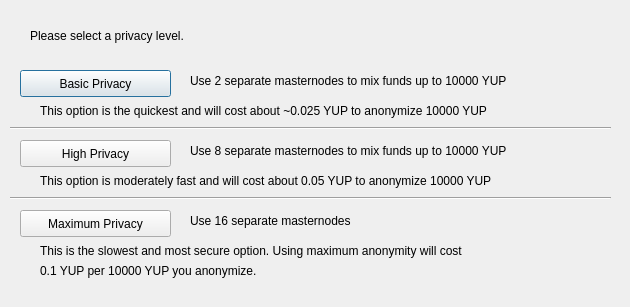
<?xml version="1.0" encoding="UTF-8"?>
<ui version="4.0">
 <class>MirageConfig</class>
 <widget class="QDialog" name="MirageConfig">
  <property name="geometry">
   <rect>
    <x>0</x>
    <y>0</y>
    <width>630</width>
    <height>307</height>
   </rect>
  </property>
  <property name="windowTitle">
   <string>Configure Mirage</string>
  </property>
  <widget class="QPushButton" name="buttonBasic">
   <property name="geometry">
    <rect>
     <x>20</x>
     <y>70</y>
     <width>151</width>
     <height>27</height>
    </rect>
   </property>
   <property name="text">
    <string>Basic Privacy</string>
   </property>
  </widget>
  <widget class="QPushButton" name="buttonHigh">
   <property name="geometry">
    <rect>
     <x>20</x>
     <y>140</y>
     <width>151</width>
     <height>27</height>
    </rect>
   </property>
   <property name="text">
    <string>High Privacy</string>
   </property>
  </widget>
  <widget class="QPushButton" name="buttonMax">
   <property name="geometry">
    <rect>
     <x>20</x>
     <y>210</y>
     <width>151</width>
     <height>27</height>
    </rect>
   </property>
   <property name="text">
    <string>Maximum Privacy</string>
   </property>
  </widget>
  <widget class="QLabel" name="label">
   <property name="geometry">
    <rect>
     <x>30</x>
     <y>20</y>
     <width>571</width>
     <height>31</height>
    </rect>
   </property>
   <property name="text">
    <string>Please select a privacy level.</string>
   </property>
  </widget>
  <widget class="QLabel" name="label_2">
   <property name="geometry">
    <rect>
     <x>190</x>
     <y>70</y>
     <width>421</width>
     <height>21</height>
    </rect>
   </property>
   <property name="text">
    <string>Use 2 separate masternodes to mix funds up to 10000 YUP</string>
   </property>
  </widget>
  <widget class="QLabel" name="label_3">
   <property name="geometry">
    <rect>
     <x>190</x>
     <y>140</y>
     <width>411</width>
     <height>21</height>
    </rect>
   </property>
   <property name="text">
    <string>Use 8 separate masternodes to mix funds up to 10000 YUP</string>
   </property>
  </widget>
  <widget class="QLabel" name="label_4">
   <property name="geometry">
    <rect>
     <x>190</x>
     <y>210</y>
     <width>421</width>
     <height>21</height>
    </rect>
   </property>
   <property name="text">
    <string>Use 16 separate masternodes</string>
   </property>
  </widget>
  <widget class="QLabel" name="label_6">
   <property name="geometry">
    <rect>
     <x>40</x>
     <y>100</y>
     <width>561</width>
     <height>21</height>
    </rect>
   </property>
   <property name="text">
    <string>This option is the quickest and will cost about ~0.025 YUP to anonymize 10000 YUP</string>
   </property>
  </widget>
  <widget class="QLabel" name="label_7">
   <property name="geometry">
    <rect>
     <x>40</x>
     <y>170</y>
     <width>561</width>
     <height>21</height>
    </rect>
   </property>
   <property name="text">
    <string>This option is moderately fast and will cost about 0.05 YUP to anonymize 10000 YUP</string>
   </property>
  </widget>
  <widget class="QLabel" name="label_8">
   <property name="geometry">
    <rect>
     <x>40</x>
     <y>240</y>
     <width>561</width>
     <height>21</height>
    </rect>
   </property>
   <property name="text">
    <string>This is the slowest and most secure option. Using maximum anonymity will cost</string>
   </property>
  </widget>
  <widget class="QLabel" name="label_9">
   <property name="geometry">
    <rect>
     <x>40</x>
     <y>260</y>
     <width>561</width>
     <height>21</height>
    </rect>
   </property>
   <property name="text">
    <string>0.1 YUP per 10000 YUP you anonymize.</string>
   </property>
  </widget>
  <widget class="Line" name="line">
   <property name="geometry">
    <rect>
     <x>10</x>
     <y>120</y>
     <width>601</width>
     <height>16</height>
    </rect>
   </property>
   <property name="orientation">
    <enum>Qt::Horizontal</enum>
   </property>
  </widget>
  <widget class="Line" name="line_2">
   <property name="geometry">
    <rect>
     <x>10</x>
     <y>190</y>
     <width>601</width>
     <height>16</height>
    </rect>
   </property>
   <property name="orientation">
    <enum>Qt::Horizontal</enum>
   </property>
  </widget>
 </widget>
 <resources/>
 <connections/>
</ui>
